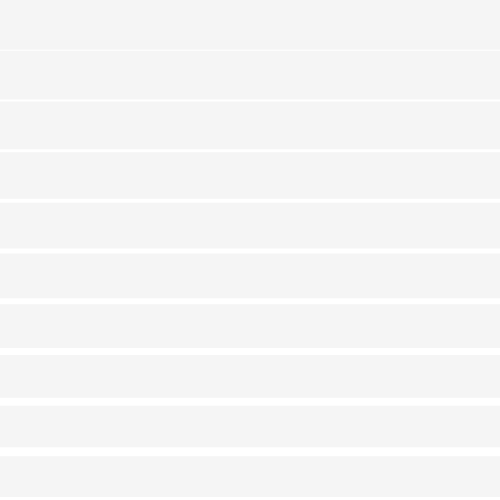
Frame 1 (no input)
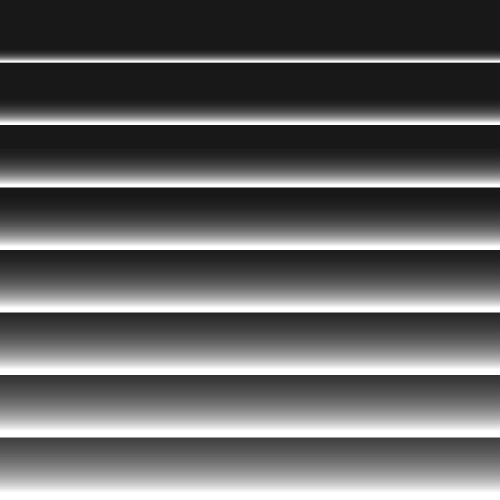
Frame 60 (no input)
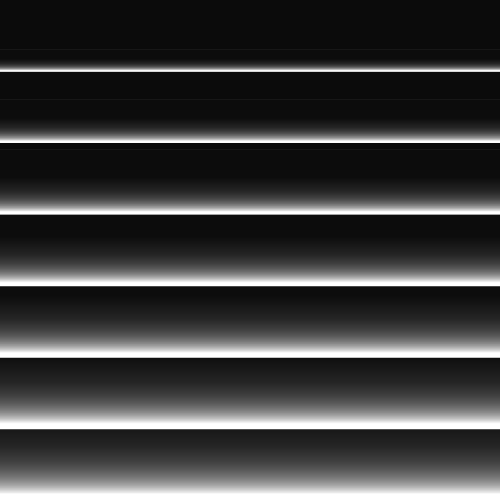
Frame 120 (the mouse pressed at the canvas centre since frame 60)

The p5.js sketch that drew these frames (run headless with seeded random() and noise() and a simulated clock; from frame 60 on, the mouse is pressed at the canvas centre):

// p5.js sketch
// ── sketch.js
// let dx = 0;
function setup() {
  createCanvas(500, 500);
}

function draw() {
  background(0, 10);
  let amp = 50;
  let dx = amp + amp / 2 * sin(millis() / 2000);
  for (let y = 0; y < 100; y++) {
    stroke(255);
    strokeWeight(y);
    line(0, y * dx, width, y * dx);
  }
}

function bounce() {
  let amp = 50;
  let dx = amp + amp / 2 * sin(millis() / 2000);
  // dx+=.2;
  // dx %= 200;
  stroke(255);
  for (let x = 0; x < 50; x++) {
    strokeWeight(x);
    line(x * dx, 0, x * dx, height);
  }
  for (let y = 0; y < 50; y++) {
    strokeWeight(y);
    line(0, y * dx, width, y * dx);
  }

}
